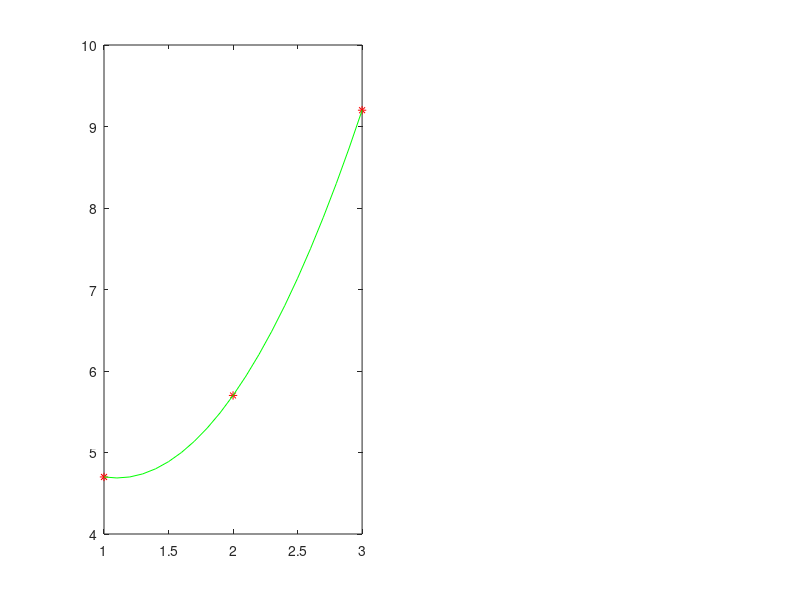

The MATLAB source for this figure: (Note: this script raises an error after producing the figure.)
x=[1; 2; 3];
y=[4.7; 5.7; 9.2];

figure
subplot(1,2,1)
plot (x,y,'r*')

A=[1 x(1) x(1).^2; 1 x(2) x(2).^2; 1 x(3) x(3).^2];
B=[y(1); y(2); y(3)];
X=A\B;

hold on

x1=1:0.1:3;
y1=X(1) + x1.*X(2) + x1.^2.*X(3);
plot(x1,y1,'g')

disp('Tika ieguts sads interpolacijas polinoms')
disp(['y= ' num2str(X(1)) ' + ' num2str(X(2)) 'x + ' num2str(X(3)) 'x^2'])

a=X(1) + 1.5.*X(2) + 1.5.^2.*X(3)
b=X(1) + 2.3.*X(2) + 2.3.^2.*X(3)


syms X

int((1/(1+((1+X)^(1/3)))),a,b)

fun = @(x) (1./(1+((1+x).^(1./3))));
int0=integral(fun,a,b)

simp=Simpsona_metode(fun,a,b,10)